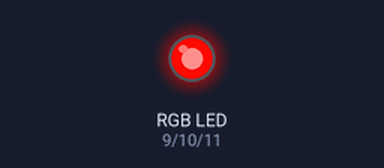
Recording of a sketch running on a simulated Arduino Uno, built with avr-gcc and run on an emulated ATmega328P. Shown: an RGB LED mixed from three pins (HIGH = lit). Dim RGB values are drawn brighter than linear.

Above: at 0.05 s.
At 0.4 s:
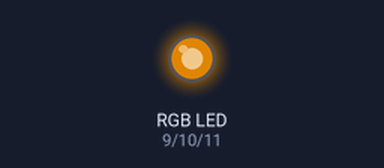
At 0.75 s:
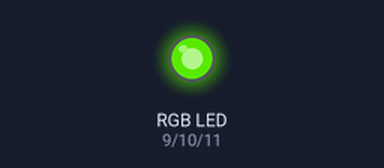
At 1.45 s:
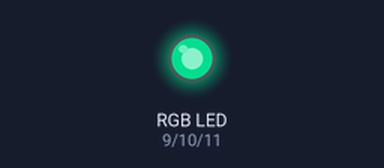
At 2.15 s:
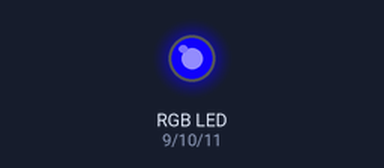
At 2.9 s:
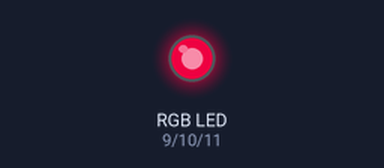
Timing chart, 0 to 7.2 s (numbered marks = the images above):
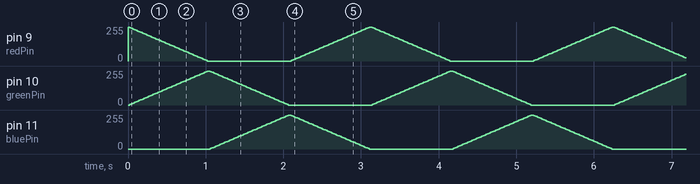

The sketch:

RGB_FADE.ino
```cpp
const int redPin = 9;
const int greenPin = 10;
const int bluePin = 11;

const int delayTime = 20;
const int stepSize = 5;

void setup() {
  pinMode(redPin, OUTPUT);
  pinMode(greenPin, OUTPUT);
  pinMode(bluePin, OUTPUT);
}

void loop() {
  for (int i = 0; i <= 255; i += stepSize) {
    analogWrite(redPin, 255 - i);
    analogWrite(greenPin, 0 + i);
    analogWrite(bluePin, 0);
    delay(delayTime);
  }
  for (int i = 0; i <= 255; i += stepSize) {
    analogWrite(redPin, 0);
    analogWrite(greenPin, 255 - i);
    analogWrite(bluePin, 0 + i);
    delay(delayTime);
  }
  for (int i = 0; i <= 255; i += stepSize) {
    analogWrite(redPin, 0 + i);
    analogWrite(greenPin, 0);
    analogWrite(bluePin, 255 - i);
    delay(delayTime);
  }
}
```
